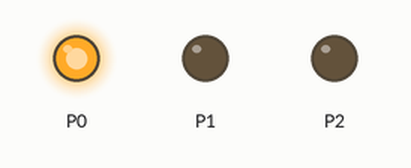
This program was run on a simulated BBC micro:bit running MicroPython. On the bench: output pins drawn as LEDs (lit = HIGH).

Above: at 0.05 s.
At 0.75 s:
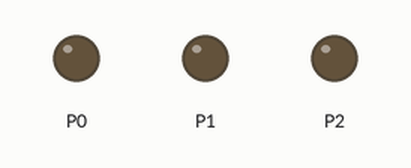
At 1.45 s:
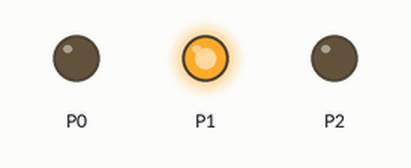
At 2.85 s:
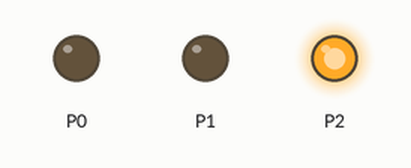
Timing chart, 0 to 3.1 s (numbered marks = the images above):
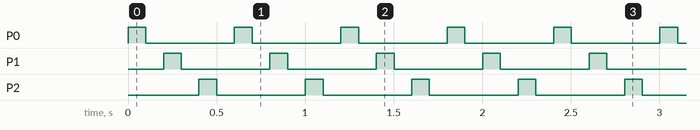

The program:

trcece_svetlo_2.py
```python
from microbit import *

pinovi = [pin0, pin1, pin2]

while True:
    for i in range(0, 3):
        pinovi[i].write_digital(1)
        sleep(100)
        pinovi[i].write_digital(0)
        sleep(100)
```

Measured:
- by itself, P0–2: alternates HIGH for 0.10 s and LOW for 0.50 s
